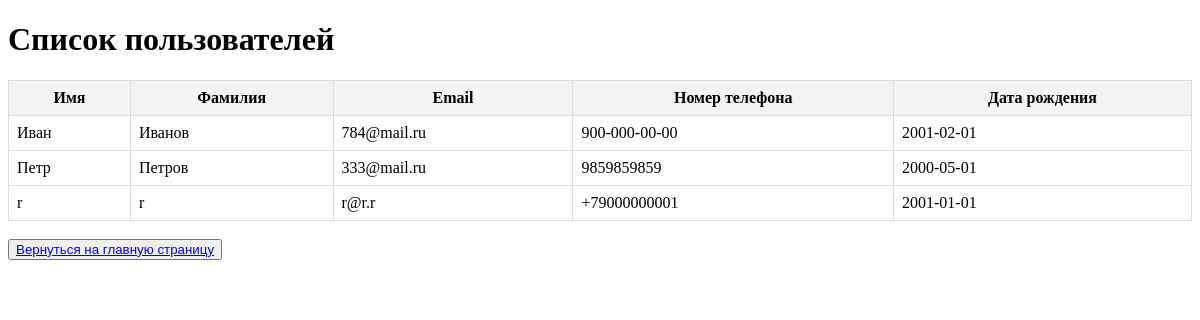
Before: /users_list (signed in) with the older database file.
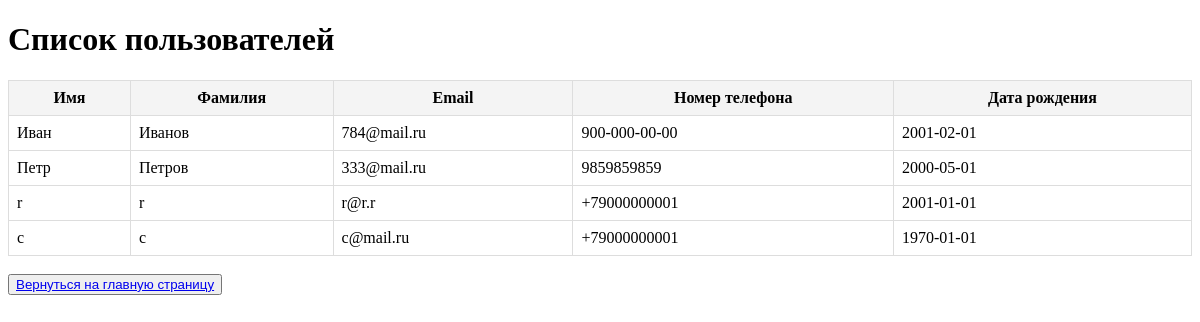
After: the same page with the newer database file.
### models.py (models this page shows, shortened)
class CustomUser(db.Model, UserMixin):
    id = db.Column(db.Integer, primary_key=True)
    username = db.Column(db.String(150), unique=True, nullable=False)
    first_name = db.Column(db.String(100), nullable=False)
    last_name = db.Column(db.String(100), nullable=False)
    email = db.Column(db.String(120), unique=True, nullable=False)
    phone_number = db.Column(db.String(20), nullable=True)
    birth_date = db.Column(db.Date, nullable=True)
    password = db.Column(db.String(200), nullable=False)

### app.py (the view)
@app.route('/users_list')
@login_required  #Декоратор @login_required проверяет, авторизован ли пользователь. Если нет, он будет
def users_list():
    users = CustomUser.query.all()
    return render_template('users_list.html', users=users)

### app.py (called while the page is built)
@login_manager.user_loader
def load_user(user_id):
    return CustomUser.query.get(int(user_id))

### templates/users_list.html (shortened to what this page needs)
<!DOCTYPE html>
<html lang="ru">
<head>
</head>
<body>
    <h1>Список пользователей</h1>
    {% if users %}
    <table>
        <thead>
            <tr>
                <th>Имя</th>
                <th>Фамилия</th>
                <th>Email</th>
                <th>Номер телефона</th>
                <th>Дата рождения</th>
            </tr>
        </thead>
        <tbody>
            {% for user in users %}
            <tr>
                <td>{{ user.first_name }}</td>
                <td>{{ user.last_name }}</td>
                <td>{{ user.email }}</td>
                <td>{{ user.phone_number }}</td>
                <td>{{ user.birth_date }}</td>
            </tr>
            {% endfor %}
        </tbody>
    </table>
    {% else %}
    <p>Нет доступных данных.</p>
    {% endif %}
    <br>
    <button><a href="{{ url_for('home') }}">Вернуться на главную страницу</a></button>
</body>
</html>

Changed rows visible on the page:
added CustomUser: first_name "c", last_name "c", email "c@mail.ru", phone_number "+79000000001", birth_date "1970-01-01"
